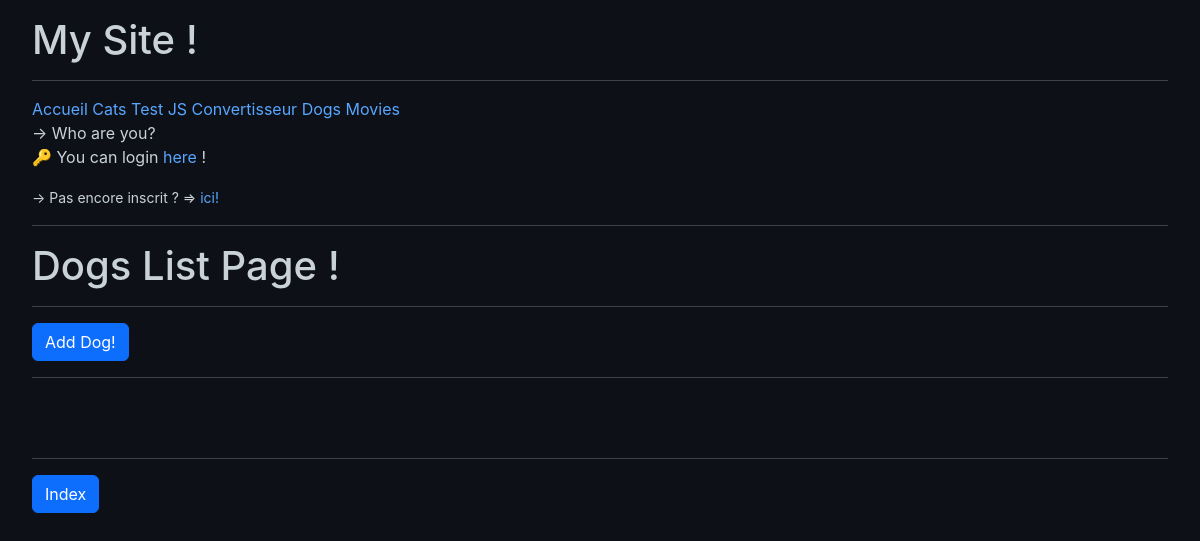
Before: /dogs/list/ with the older database file.
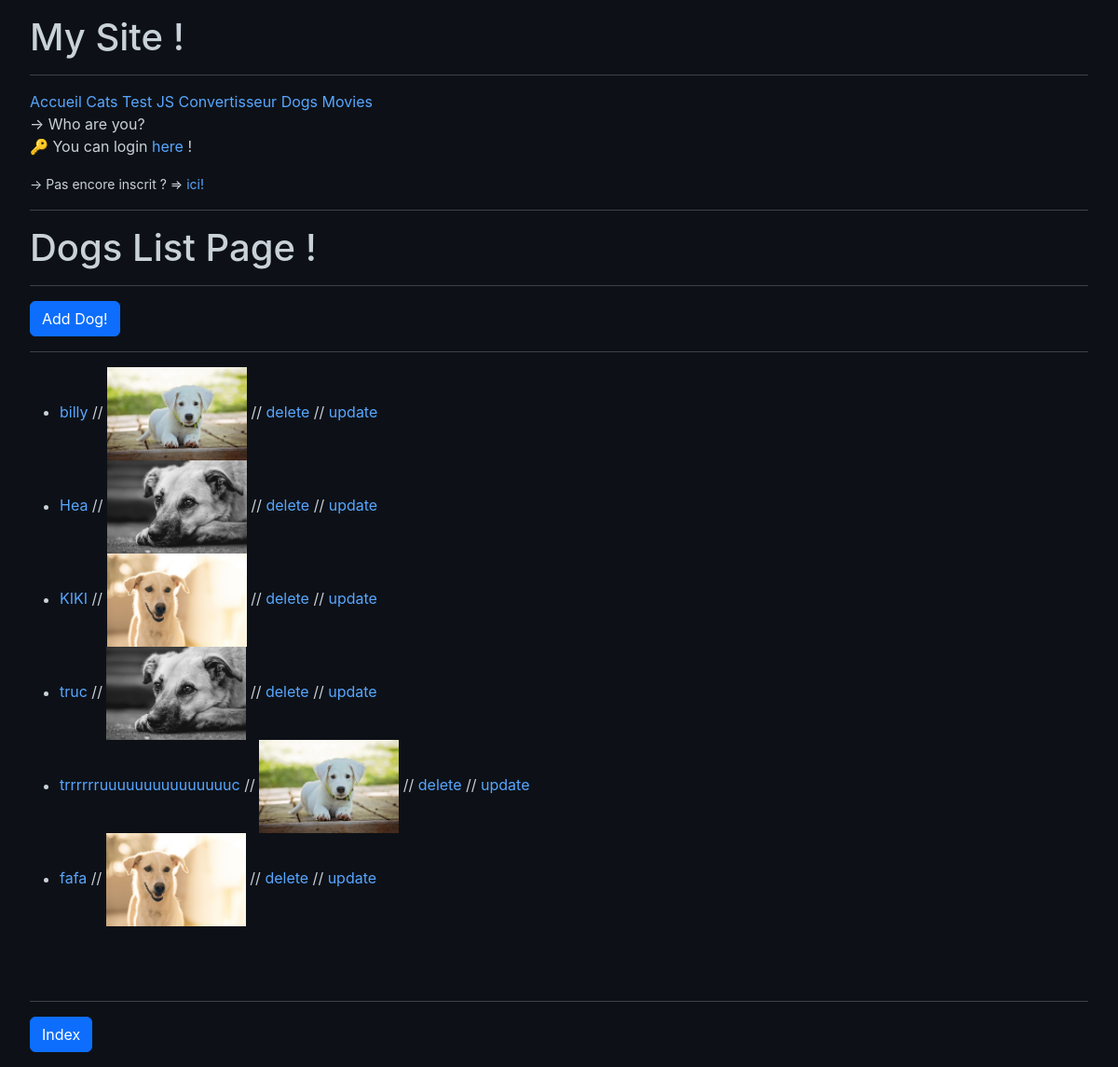
After: the same page with the newer database file.
### dogs/models.py (models this page shows, shortened)
class Dog(models.Model):
    name = models.CharField(max_length=50)
    description = models.CharField(max_length=400)
    image = models.ImageField(upload_to='dogs_images/')

### dogs/views.py (the view)
# urls.py: path('list/', views.DogList.as_view(), name='dog_list'),
class DogList(ListView):
    model = Dog
    context_object_name = 'dogs'

### dogs/templates/dogs/dog_list.html
{% extends 'home/base.html' %}
{% block content %}
<h1>Dogs List Page !</h1>
<hr>
<h4><a href="{% url 'dogs:dog_create' %}" class="btn btn-primary">Add Dog!</a></h4>
<hr>
<ul>
    {% for dog in dogs %}
        <li>
            <a href="{% url 'dogs:dog_detail' dog.id %}">{{dog.name}} </a>
            // <img src="{{dog.image.url}}" alt="chien" width="150">
            // <a href="{% url 'dogs:dog_delete' dog.id %}">delete</a>
            // <a href="{% url 'dogs:dog_update' dog.id %}">update</a>
        </li>
    {% endfor %}
</ul>
<br><br>
<hr>
<a href="{% url 'dogs:index' %}" class="btn btn-primary">Index</a>
{% endblock content %}

### home/templates/home/base.html (shortened to what this page needs)
<!DOCTYPE html>
<html lang="en">
<head>
    <link href="https://cdn.jsdelivr.net/npm/bootstrap@5.3.0/dist/css/bootstrap.min.css" rel="stylesheet">
     {% load static %}
    <link rel="stylesheet" href="{% static 'home/styles.css' %}">
</head>
<body>
    <h1>My Site !</h1>
    <hr>
    {% include 'home/nav_bar.html' %}
    {% include 'authenticate/auth_bar.html' %}
    <hr>
    {% block content %}
    {% endblock content %}
</body>
</html>

### home/templates/home/nav_bar.html
<nav>
    <a href="{% url 'home:homepage' %}">Accueil</a>
    <a href="{% url 'cats:cat_list' %}">Cats</a>
    <a href="{% url 'js_first:page_color' %}">Test JS</a>
    <a href="{% url 'convertisseur:convertisseur' %}">Convertisseur</a>
    <a href="{% url 'dogs:index' %}">Dogs</a>
    <a href="{% url 'movies:index' %}">Movies</a>
</nav>

### authenticate/templates/authenticate/auth_bar.html
<div>
    {% if request.user.is_authenticated %}
        <p>
            😺 Hello {{request.user.username}} ! <br>
            <span>
               🔐 You can logout <a href="{% url 'authenticate:logout_page' %}">here</a> !
            </span>
        </p>
    {% else %}
        <p>
            &rarr; Who are you? <br>
            🔑 You can login <a href="{% url 'authenticate:login_page' %}">here</a> ! <br>
            <div class="centered">
                <small>
                    &rarr; Pas encore inscrit ?  => <a href="{% url 'authenticate:registration' %}">ici!</a>
                </small>
            </div>
        </p>
    {% endif %}
</div>

### home/static/home/styles.css (style rules this page uses)
body { background-color: #0d1117; color: #c9d1d9; font-family: -apple-system, BlinkMacSystemFont, "Segoe UI", sans-serif; margin: 0; padding: 1rem 2rem; }
a { color: #58a6ff; text-decoration: none; }

Changed rows visible on the page:
added Dog: name "billy", image (picture)
added Dog: name "Hea", image (picture)
added Dog: name "KIKI", image (picture)
added Dog: name "truc", image (picture)
added Dog: name "trrrrrruuuuuuuuuuuuuuuc", image (picture)
added Dog: name "fafa", image (picture)
